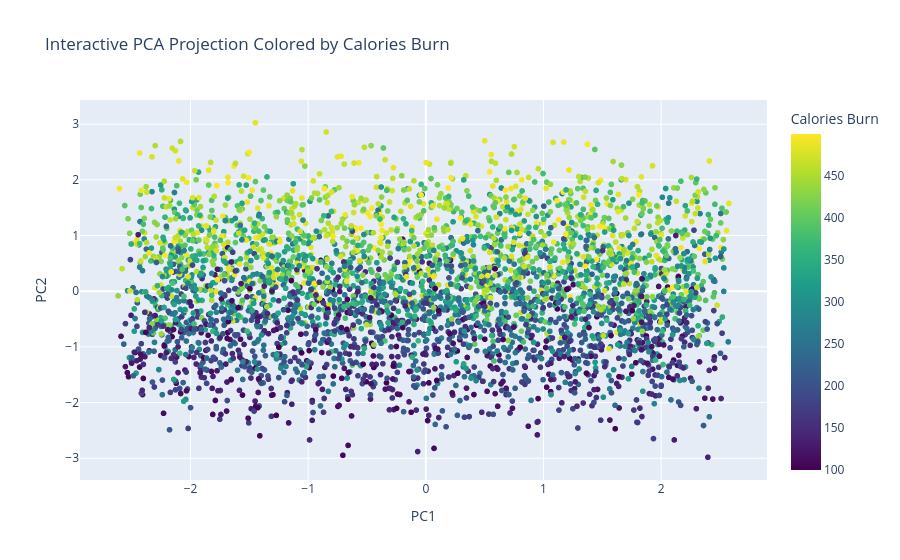

Notebook cell for this chart:
### Code cell
# ==========================================
# INTERACTIVE PCA
# ==========================================
# Interaktiv PCA-visualisering som gör det lättare att utforska punkterna.
# Detta kan vara bra i både analys och presentation.

fig = px.scatter(
    pca_df,
    x="PC1",
    y="PC2",
    color="Calories Burn",
    hover_data=["Exercise", "Gender", "Calories Burn"],
    title="Interactive PCA Projection Colored by Calories Burn",
    color_continuous_scale="viridis"
)

fig.show()

### Figure 1 — Plotly figure (JSON) as saved in the notebook; plotly's stock layout.template omitted (floating-point values rounded to 4 significant figures; data arrays with more than 128 entries replaced by an {"elided": "..."} marker saying what was removed)
{"data": [{"customdata": {"elided": "3864x3 mixed values"}, "hovertemplate": "PC1=%{x}<br>PC2=%{y}<br>Exercise=%{customdata[0]}<br>Gender=%{customdata[1]}<br>Calories Burn=%{marker.color}<extra></extra>", "legendgroup": "", "marker": {"color": {"elided": "3864 float values"}, "coloraxis": "coloraxis", "symbol": "circle"}, "mode": "markers", "name": "", "showlegend": false, "type": "scattergl", "x": {"elided": "3864 float values"}, "xaxis": "x", "y": {"elided": "3864 float values"}, "yaxis": "y"}], "layout": {"coloraxis": {"colorbar": {"title": {"text": "Calories Burn"}}, "colorscale": [[0, "#440154"], [0.1111, "#482878"], [0.2222, "#3e4989"], [0.3333, "#31688e"], [0.4444, "#26828e"], [0.5556, "#1f9e89"], [0.6667, "#35b779"], [0.7778, "#6ece58"], [0.8889, "#b5de2b"], [1, "#fde725"]]}, "legend": {"tracegroupgap": 0}, "title": {"text": "Interactive PCA Projection Colored by Calories Burn"}, "xaxis": {"anchor": "y", "domain": [0, 1], "title": {"text": "PC1"}}, "yaxis": {"anchor": "x", "domain": [0, 1], "title": {"text": "PC2"}}}}
